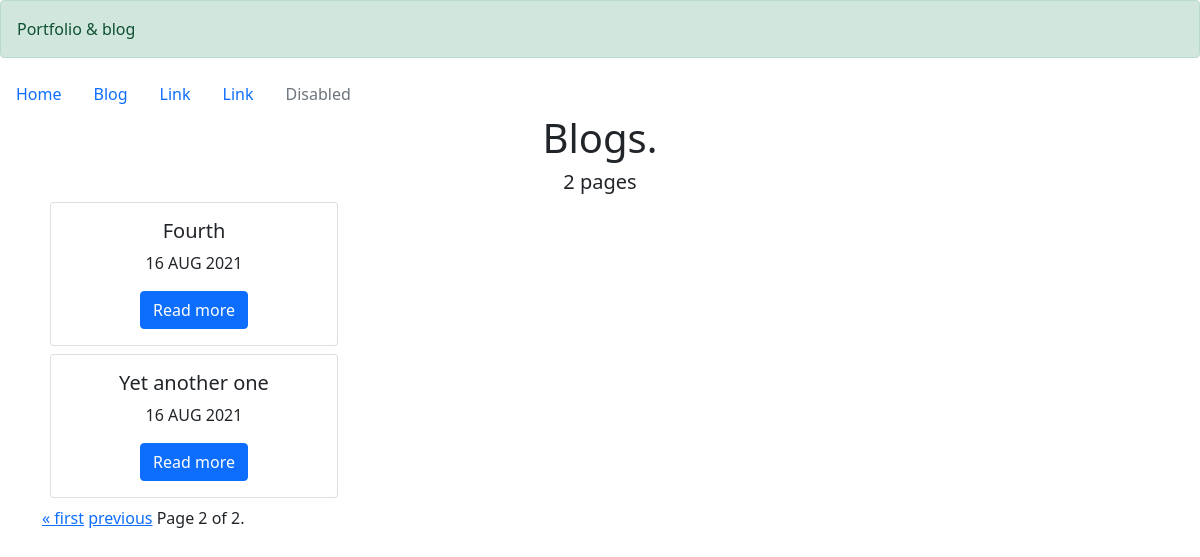
Screenshot of /blog/?page=2 with the database file from the repository.
### blog/models.py (models this page shows, shortened)
class Post(models.Model):
    title       = models.CharField(max_length=155)
    description = models.TextField()
    created_at  = models.DateField()

### blog/views.py (the view)
# urls.py: path('', BlogPostView.as_view(), name = 'all_blogs'),
class BlogPostView(View):
    def get(self, request):
        items_per_page = 3
        page = int(request.GET.get('page', 1))
        posts = Post.objects.order_by('-created_at')
        paginator = Paginator(posts, items_per_page)
        page      = paginator.get_page(page)
        return render(
            request,
            'blog/all_blogs.html',
            {'page': page}
        )

### blog/templates/blog/all_blogs.html (shortened to what this page needs)
{% extends 'portfolio/base.html' %}
{% block content %}
    <div class="container text-center">
      <h1>Blogs.</h1>
      <h5>{{page.paginator.num_pages}} page{{ page.paginator.num_pages | pluralize}}</h5>
      {% for p in page %}
      <div class="card m-2" style="width: 18rem;">
        <div class="card-body">
          <h5 class="card-title">{{ p.title }}</h5>
          <p class="card-text">{{ p.created_at | date:'d M Y' | upper }}</p>
          <a href="{% url 'blog:read-more' p.id %}" class="btn btn-primary">Read more</a>
        </div>
       </div>
        {% empty %}
        <div>No articles yet.</div>
        {% endfor %}
        <div class="pagination">
          <span class="step-links">
              {% if page.has_previous %}
                  <a href="?page=1">&laquo; first</a>
                  <a href="?page={{ page.previous_page_number }}">previous</a>
              {% endif %}
              <span class="current">
                  Page {{ page.number }} of {{ page.paginator.num_pages }}.
              </span>
          </span>
        </div>
      </div>
{% endblock %}

### rows the page displays
Post: title "Fourth", created_at "16 AUG 2021"
Post: title "Yet another one", created_at "16 AUG 2021"

### other values shown
{{ page.paginator.num_pages }} "2"
{{ page.paginator.num_pages | pluralize }} "s"
{{ page.number }} "2"
